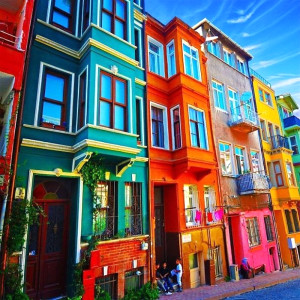
#> input picture imageprocessingHist/bina.jpg, 300 x 300 px
$ python main.py
#> lines starting #> are read from the running program, lines starting #| are printed output that depends on the picture
import cv2
import matplotlib.pyplot as plt
import numpy as np
from matplotlib import pyplot as plt

#renkli goruntuyu cikti olarak veriyor
foto = cv2.imread("bina.jpg")
#> foto is the input picture: shape (300, 300, 3); mean B, G, R 101.1, 101.3, 105.9
cv2.imshow("bina resmi", foto)


B = foto[:,:,0] #mavi
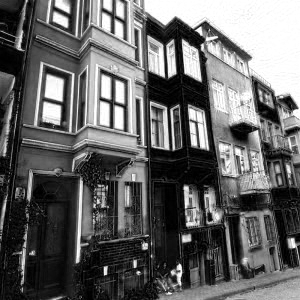
#> B: shape (300, 300); min 0, max 255, mean 101.1
G = foto[:,:,1] #yesil
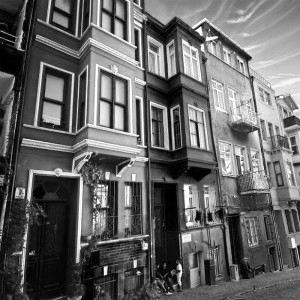
#> G: shape (300, 300); min 0, max 255, mean 101.3
R = foto[:,:,2] #kirmizi
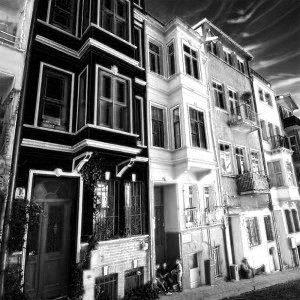
#> R: shape (300, 300); min 0, max 255, mean 105.9

cv2.imshow("mavi bina", B)
cv2.imshow("yesil bina", G)
cv2.imshow("kirmizi bina", R)

cv2.waitKey()

#goruntunun yogunlugunu yazdirma

print(foto.shape)
#| (300, 300, 3)
print(R.shape)
#| (300, 300)

x = 0
y = 0
kanal = 0

yogunluk_rgb = foto[y,x,kanal]
#> yogunluk_rgb = 53
print("yogunluk= " , yogunluk_rgb)
#| yogunluk=  53

yogunluk_r = R[y,x]
#> yogunluk_r = 104
print("yogunluk_gray= ", yogunluk_r)
#| yogunluk_gray=  104

yogunluk_g = G[y,x]
#> yogunluk_g = 54
print("yogunluk_gray2= ", yogunluk_g)
#| yogunluk_gray2=  54

yogunluk_b = B[y,x]
#> yogunluk_b = 53
print("yogunluk_gray3= ", yogunluk_b)
#| yogunluk_gray3=  53

max_yogunluk = np.max(B)
#> max_yogunluk = 255
print("max yogunluk= ", max_yogunluk)
#| max yogunluk=  255

min_yogunluk = np.min(B)
#> min_yogunluk = 0
print("min yogunluk= ", min_yogunluk)
#| min yogunluk=  0

#tam koordinatın rgb degerlerini donderme

print(foto[y,x])
#| [ 53  54 104]

#parça piksel alma
parca= R[20:30,40:50]
print("parca= " ,parca)
#| parca=  [[147 112  46   8  12   8  80 153 140  14]
#|  [128 124 136 114  55  27  98 150 124  15]
#|  [ 42  84 109 125 137 116 124 178 108  13]
#|  [  7  22  52  83 103 112 124 156 103  26]
#|  [ 10   3   4  22  51  84 111 130 137 142]
#|  [  3   7  12   9   8  20  51  80  97 108]
#|  [  1   3   5  10  10   6   6   7  44  69]
#|  [  3   3   4   9   8   6   4   2   2   7]
#|  [  3   3   2   2   0   0   5  10   8  12]
#|  [  3   1   0   0   6   6   3   0   1   6]]

renkli = cv2.imread("bina.jpg")
gri= cv2.imread("bina.jpg", 0 )
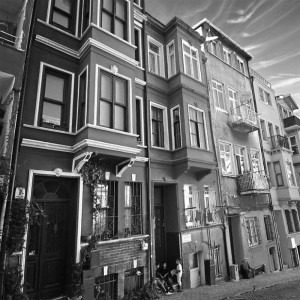
#> gri: shape (300, 300); min 1, max 255, mean 102.7

cv2.imshow("gri bina", gri)
histColor = cv2.calcHist(renkli, [0], None, [256], [0,256])
#> histColor = 256 values, max 121 at index 255, min 0 at index 15, mean 3.52
histGray  = cv2.calcHist(gri, [0], None, [256], [0,256])
#> histGray = 256 values, max 14 at index 106, min 0 at index 0, mean 1.17

plt.figure(2, facecolor= "purple")
plt.plot(histGray)

B = renkli[:,:,0]
hist_B = cv2.calcHist([B], [0], None, [256], [0,256])
#> hist_B = 256 values, max 5026 at index 255, min 111 at index 224, mean 351.6
print("numpy bilmemnesi")
print(np.sum(hist_B)) #satir ve sutunlari topluyor(mus)
#| 90000.0

plt.figure(3, facecolor= "purple")
plt.hist(gri.ravel(), 256, [0,256])
plt.show()
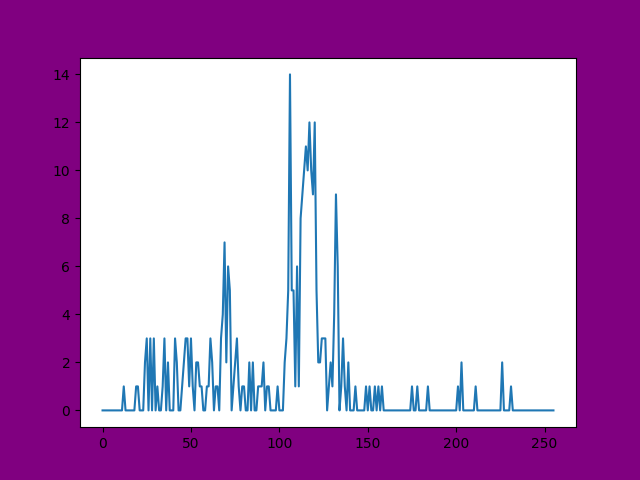
#> figure drawn by matplotlib, 1 panel; curve peaks at x = 106, y = 14
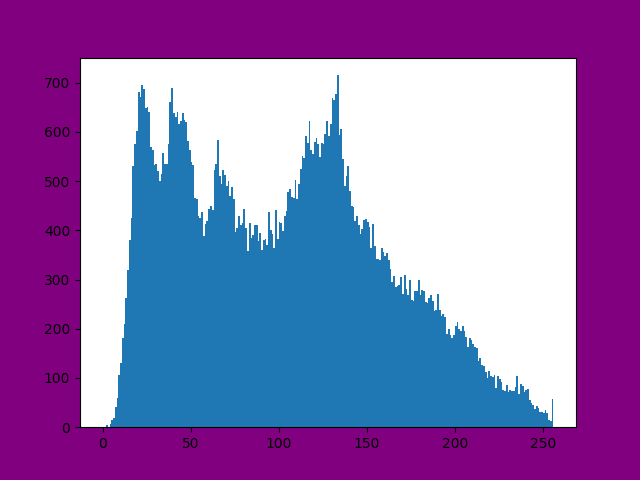
#> figure drawn by matplotlib, 1 panel; tallest bar 715 high, from x = 133 to 134
